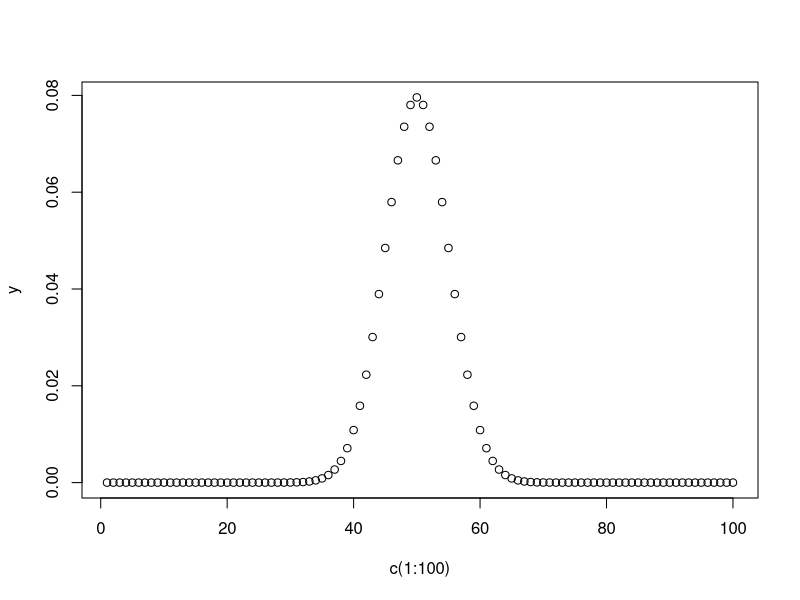
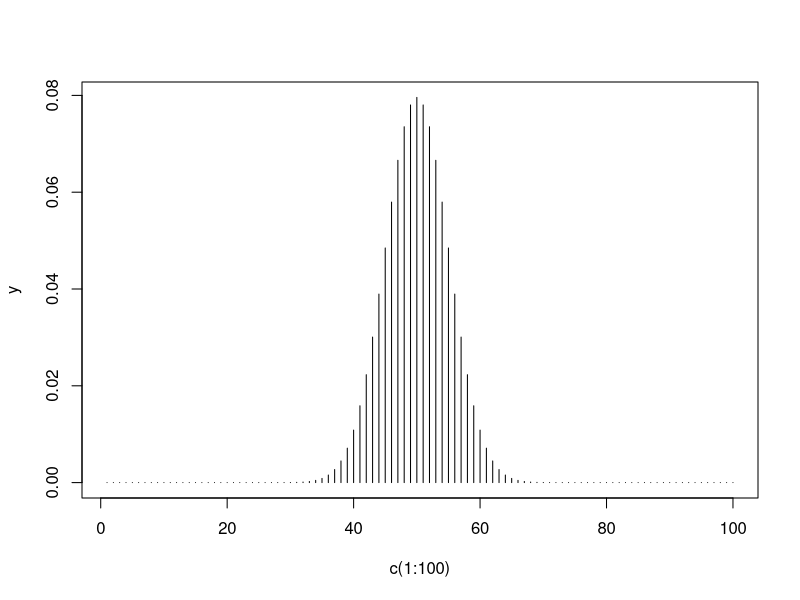
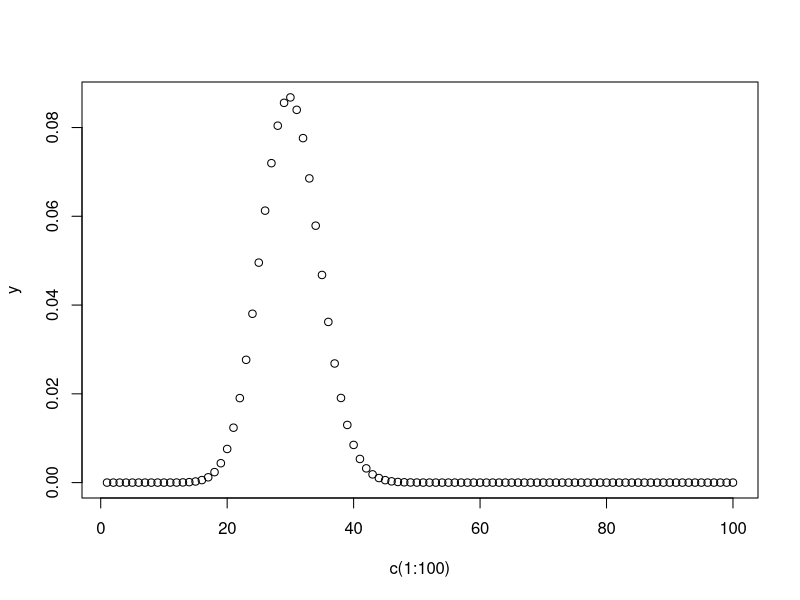
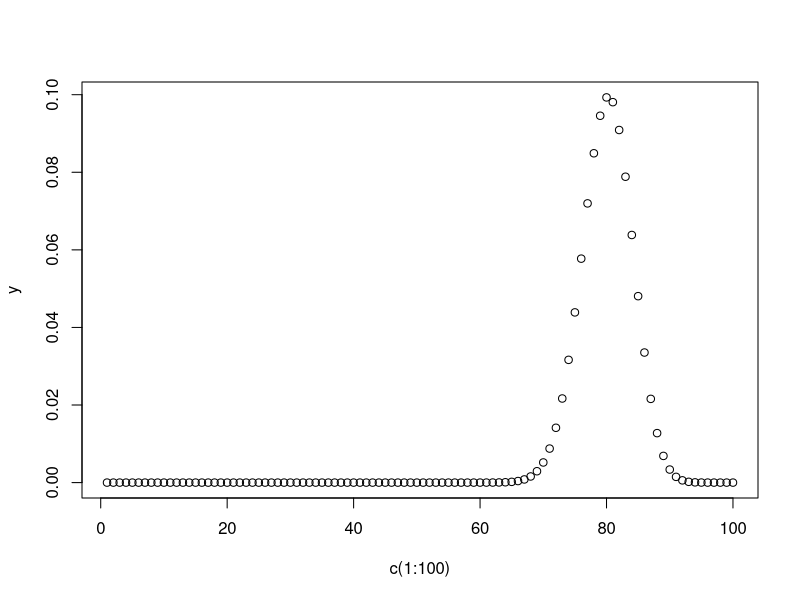
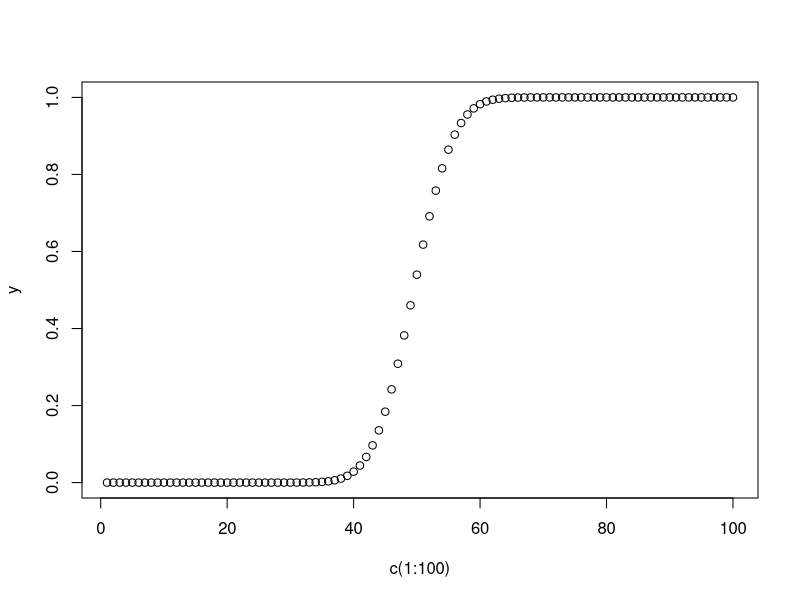
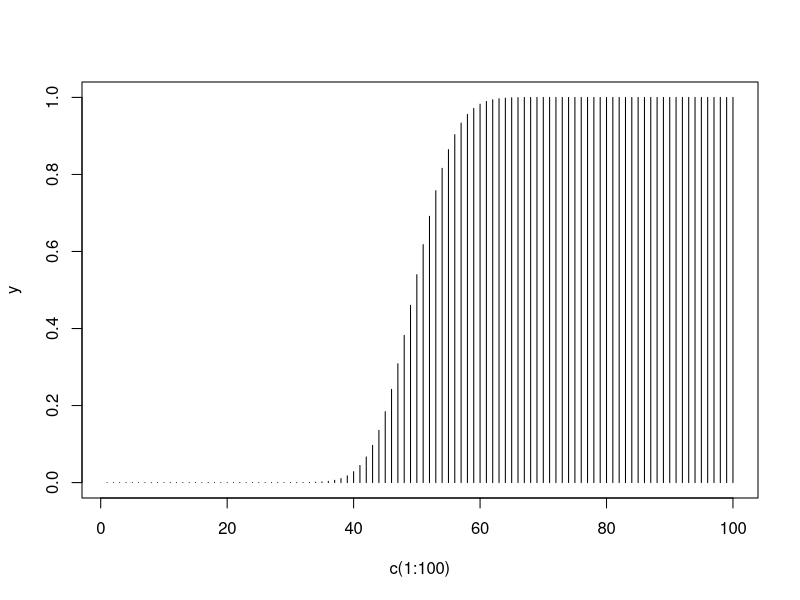

Recreate these plots in R, in order.
## 이항분포 예제 4.3
?dbinom
dbinom(x = 0, size = 5, prob = 0.25)
dbinom(x = 1, size = 5, prob = 0.25)
dbinom(x = 3, size = 5, prob = 0.25)

# 그림 4-1
y <- dbinom(x = c(1:100), size = 100, prob = 0.5)
# 확률 : 0.5 / 100번시행(size) / 1번 성공할 확률, 2번, 3번 ... 100번
# sample space : c(1:100)에 성공확률이 0.5인 베르누이 시행을 100번 했을때
plot(c(1:100) , y)
plot(c(1:100) , y, type = "h")

y <- dbinom(x = c(1:100), size = 100, prob = 0.3)
plot(c(1:100) , y)

y <- dbinom(x = c(1:100), size = 100, prob = 0.8)
plot(c(1:100) , y)


# 예제 4.4
# (1)
pbinom(q = 6, size = 15, prob = 0.5, lower.tail = TRUE)

## 누적이항분포 B(5,0.25)
pbinom(q = 3, size = 5, prob = 0.25 , lower.tail = TRUE)
?pbinom
# P(X<=3) 확률계산       
pbinom(q = 3, size = 5, prob = 0.25 , lower.tail = FALSE)
# P(X>3) 확률계산       

d0 <- dbinom(x = 0, size = 5, prob = 0.25)
d1 <- dbinom(x = 1, size = 5, prob = 0.25)
d2 <- dbinom(x = 2, size = 5, prob = 0.25)
d3 <- dbinom(x = 3, size = 5, prob = 0.25)
d4 <- dbinom(x = 4, size = 5, prob = 0.25)
d5 <- dbinom(x = 5, size = 5, prob = 0.25)

d0 + d1 + d2 + d3
d4 + d5

y <- pbinom(q = c(1:100), size = 100, prob = 0.5)
# 확률 : 0.5 / 100번시행(size) / 1번 성공할 확률, 2번, 3번 ... 100번
plot(c(1:100) , y)
plot(c(1:100) , y, type = "h") # 누적확률분포 CDF


## 이항분포 난수 생성
rbinom(n = 10, size = 100, prob = 0.5)


# 이항분포에서 prob를 모를때
dbinom(x = 50, size = 100, prob = 0.5) 
# 0.5모를때 0.07이상이 나오는 확률을 찾아라

seq_prob <- seq(from = 0, to = 1, by = 0.01)
binom_value <- c()

for(i in 0:length(seq_prob)){
  binom_value.tmp <- dbinom(x = 50, size = 100, prob = seq_prob[i])
  binom_value <- append(binom_value, binom_value.tmp)
  cat("prob =" , seq_prob[i], "일때 dbinom =",  binom_value.tmp,"\n")
  
  Sys.sleep(time = 0.3)
}

# 0.07 이상 - tidyverse
install.packages("tidyverse")
library(tidyverse)
data.frame(seq_prob, binom_value) %>% filter(binom_value >= 0.07)


# 0.07 이상
df <- data.frame(seq_prob, binom_value)
df[df$binom_value >= 0.07,]


# 모비율 검정 - 예제 4.6
p <- pbinom(q = 2, size = 18, prob = 0.2 , lower.tail = TRUE)
d1 <- dbinom(x = 0, size = 18, prob = 0.2) 
d2 <- dbinom(x = 1, size = 18, prob = 0.2)
d3 <- dbinom(x = 2, size = 18, prob = 0.2)

p == d1+d2+d3
